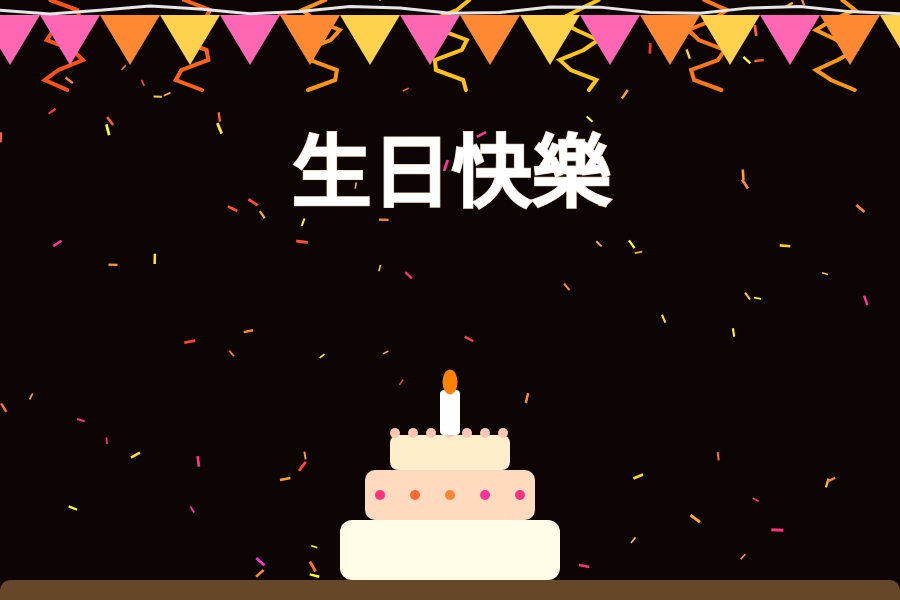
Frame 1 (no input)
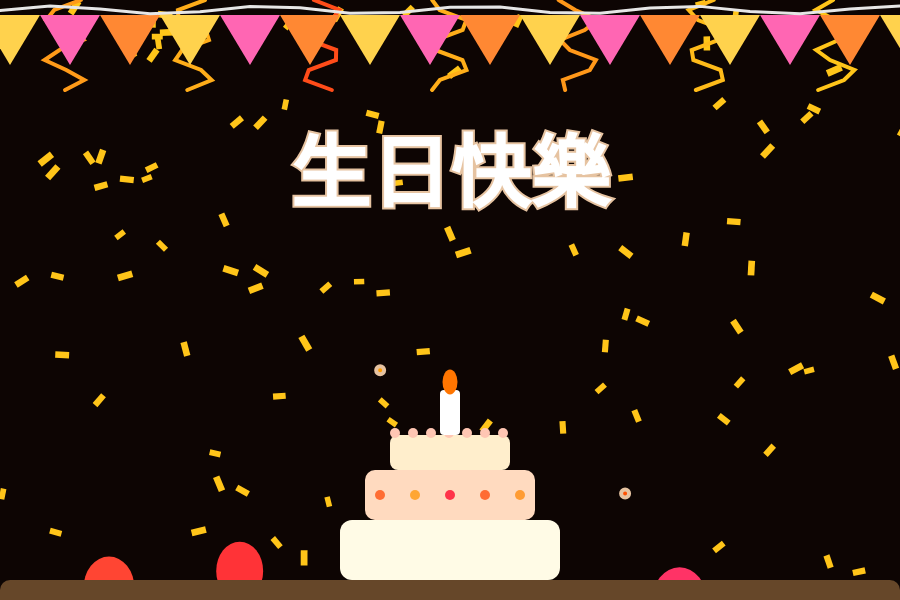
Frame 60 (no input)
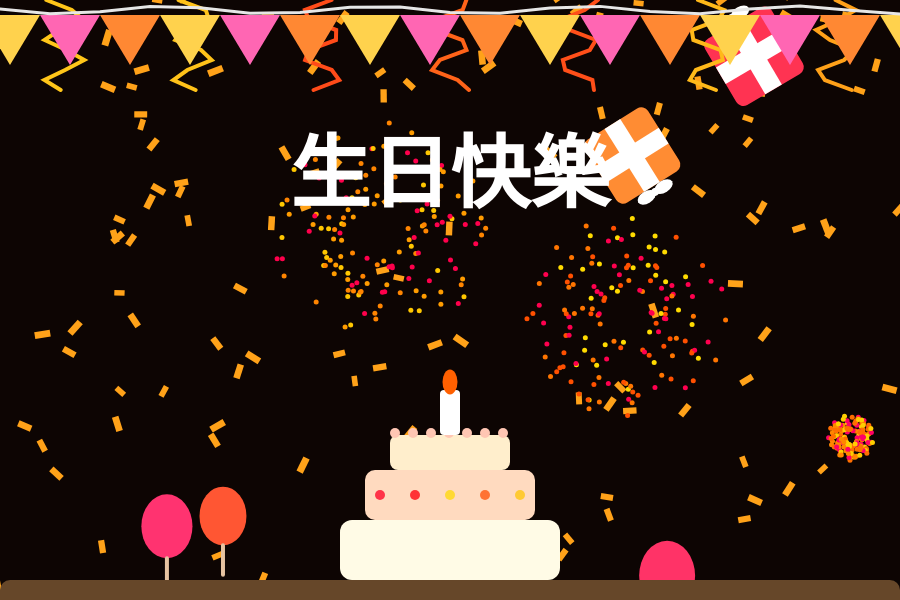
Frame 120 (the mouse pressed at the canvas centre since frame 60)

The p5.js sketch that drew these frames (run headless with seeded random() and noise() and a simulated clock; from frame 60 on, the mouse is pressed at the canvas centre):

// p5.js sketch
// ── sketch.js
let balloons = [];
let confetti = [];
let fireworks = [];
let ribbons = [];
let gifts = [];
let textGlow = 0;
let glowDir = 1;

let showEnglish = false;
let lastSwitchTime = 0;
let switchInterval = 3000;
let scrambleTime = 300;
let scrambling = false;
let scrambleStart = 0;
let displayText = "生日快樂";
const GLYPHS = "ABCDEFGHIJKLMNOPQRSTUVWXYZ0123456789!@#$%&*<>?|+-♥★☆※✦✧";


function setup() {
  createCanvas(900, 600);
  colorMode(HSB);
  textAlign(CENTER, CENTER);
  textSize(80);
  noStroke();

  for (let i = 0; i < 10; i++) balloons.push(new Balloon());
  for (let i = 0; i < 200; i++) confetti.push(new Confetti());
  for (let i = 0; i < 7; i++) ribbons.push(new Ribbon((i + 0.5) * (width / 7)));
}


function draw() {
  background(12, 80, 5);

  for (let c of confetti) { c.update(); c.display(); }

  for (let b of balloons) { b.update(); b.display(); }

  if (random() < 0.015) gifts.push(new Gift(random(width), random(-300, -50)));
  for (let i = gifts.length - 1; i >= 0; i--) {
    gifts[i].update();
    gifts[i].display();
    if (gifts[i].y > height - 55) gifts[i].land();
    if (gifts[i].offscreen()) gifts.splice(i, 1);
  }

  if (random() < 0.05) fireworks.push(new Firework());
  for (let i = fireworks.length - 1; i >= 0; i--) {
    fireworks[i].update(); fireworks[i].show();
    if (fireworks[i].done()) fireworks.splice(i, 1);
  }

  textGlow += glowDir * 2;
  if (textGlow > 50 || textGlow < 0) glowDir *= -1;
  fill(0, 0, 100, 255 - textGlow);
  textStyle(BOLD);

  if (!scrambling && millis() - lastSwitchTime > switchInterval) {
    showEnglish = !showEnglish;
    startScramble();
    lastSwitchTime = millis();
  }
  if (scrambling) updateScramble();

  text(displayText, width / 2, height / 2 - 120);

  drawCake(width / 2, height - 80);
  drawTable(width / 2, height - 20);

  for (let r of ribbons) r.display();

  drawTopBunting();
}


function drawTopBunting() {
  push();
  noStroke();
  let colors = [
    color(330, 60, 100),
    color(25, 80, 100),
    color(45, 70, 100),
  ];
  let yBase = 15;
  let triangleWidth = 60;
  let triangleHeight = 50;


  for (let x = -20; x < width + 60; x += triangleWidth) {
    let col = colors[(floor(x / triangleWidth) + frameCount / 20) % colors.length | 0];
    fill(col);
    triangle(
      x, yBase,
      x + triangleWidth / 2, yBase + triangleHeight,
      x + triangleWidth, yBase
    );
  }

  stroke(0, 0, 90);
  strokeWeight(3);
  noFill();
  beginShape();
  for (let x = 0; x <= width; x += 50) {
    let y = yBase - 5 + sin(x * 0.03 + frameCount * 0.05) * 4;
    vertex(x, y);
  }
  endShape();
  pop();
}



function startScramble() {
  scrambling = true;
  scrambleStart = millis();
}
function updateScramble() {
  let elapsed = millis() - scrambleStart;
  if (elapsed < scrambleTime) {
    let len = showEnglish ? 13 : 4;
    displayText = "";
    for (let i = 0; i < len; i++) {
      displayText += GLYPHS.charAt(floor(random(GLYPHS.length)));
    }
  } else {
    displayText = showEnglish ? "Happy Birthday" : "生日快樂";
    scrambling = false;
  }
}


class Gift {
  constructor(x, y) {
    this.x = x;
    this.y = y;
    this.size = random(50, 80);

    if (random() < 0.03) {
      this.isGold = true;

      this.hue = 50;
      this.sat = 80;
      this.bri = 110;

    } else {
      this.isGold = false;

      let warmColors = [
        random(330, 360),
        random(10, 25),
        random(25, 35),
      ];
      this.hue = random(warmColors);
      this.sat = 80;
      this.bri = 100;
    }

    this.angle = random(TWO_PI);

    if (random() < 0.05) {
      this.spin = random(-0.5, 0.5);
    } else {
      this.spin = random(-0.05, 0.05);
    }

    this.fallSpeed = random(2, 4);
    this.xSpeed = random(-1.5, 1.5);
    this.landed = false;
    this.bounceOffset = random(1000);
  }

  update() {
    if (!this.landed) {
      this.y += this.fallSpeed;
      this.x += this.xSpeed;
      this.angle += this.spin;
    } else {
      this.y = this.baseY + sin(frameCount * 0.25 + this.bounceOffset) * 2;
    }

    if (this.isGold) {
      this.bri = 90 + sin(frameCount * 0.15) * 10;
    }
  }

  display() {
    push();
    translate(this.x, this.y);
    rotate(this.angle);
    noStroke();

    fill(this.hue, this.sat, this.bri);
    rect(-this.size / 2, -this.size / 2, this.size, this.size, 8);

    fill(0, 0, 100);
    rect(-this.size / 8, -this.size / 2, this.size / 4, this.size);
    rect(-this.size / 2, -this.size / 8, this.size, this.size / 4);

    fill(0, 0, 100);
    let bowY = -this.size / 2 - 6;
    ellipse(-10, bowY, 20, 12);
    ellipse(10, bowY, 20, 12);
    ellipse(0, bowY, 8, 8);

    pop();
  }

  land() {
    if (!this.landed) {
      this.landed = true;
      this.angle = 0;
      this.baseY = height - 55;
    }
  }

  offscreen() {
    return this.x < -100 || this.x > width + 100;
  }
}


function drawCake(x, y) {
  push(); translate(x, y); noStroke();
  fill(50, 10, 100); rect(-110, 0, 220, 60, 12);
  fill(25, 25, 100); rect(-85, -50, 170, 50, 10);
  fill(40, 20, 100); rect(-60, -85, 120, 35, 8);
  fill(15, 30, 100); for (let i = -55; i <= 55; i += 18) ellipse(i, -87, 10, 10);
  for (let i = -70; i <= 70; i += 35) { fill(randomWarmHue(), 80, 100); ellipse(i, -25, 10); }
  fill(0, 0, 100); rect(-10, -130, 20, 45, 4);
  fill(random(20, 40), 100, 100); ellipse(0, -138, 15, 25);
  pop();
}


function drawTable(x, y) {
  push(); translate(x, y); noStroke();
  fill(30, 60, 40);
  rect(-450, 0, 900, 60, 10);
  pop();
}


class Ribbon {
  constructor(x) { this.x = x; this.waveOffset = random(1000); }
  display() {
    noFill(); strokeWeight(4);
    let hue = map(sin(frameCount * 0.02 + this.waveOffset), -1, 1, 10, 45);
    stroke(hue, 90, 100);
    beginShape();
    for (let y = 0; y < 100; y += 10) {
      let w = sin(y * 0.15 + frameCount * 0.05 + this.waveOffset) * 20;
      vertex(this.x + w, y);
    }
    endShape();
  }
}


class Balloon {
  constructor() {
    this.x = random(width);
    this.y = random(height, height + 200);
    this.size = random(40, 80);

    if (random() < 0.1) {
      this.isWhite = true;
      this.baseHue = 0;
    } else {
      this.isWhite = false;
      this.baseHue = randomWarmHue();
    }

    this.speed = random(0.4, 1.0);
    this.offset = random(1000);
  }

  update() {
    this.y -= this.speed + sin(frameCount * 0.02 + this.offset) * 0.2;
    this.x += sin(frameCount * 0.015 + this.offset) * 1.0;

    if (this.y < -this.size) {
      this.y = random(height + 100, height + 300);
      this.x = random(width);
    }
  }

  display() {
    let hueShift = map(sin(frameCount * 0.03 + this.offset), -1, 1, -15, 15);
    let hueNow = (this.baseHue + hueShift + 360) % 360;

    noStroke();

    if (this.isWhite) {
      fill(0, 0, 100);
    } else {
      fill(hueNow, 80, 100);
    }

    ellipse(this.x, this.y, this.size * 0.8, this.size);
    stroke(30, 30, 90);
    line(this.x, this.y + this.size / 2, this.x, this.y + this.size);
  }
}


class Confetti {
  constructor() {
    this.x = random(width); this.y = random(-height, height);
    this.size = random(3, 6); this.baseHue = randomWarmHue();
    this.speed = random(1, 3); this.angle = random(TWO_PI);
    this.spin = random(-0.08, 0.08); this.offset = random(1000);
  }
  update() {
    this.y += this.speed; this.angle += this.spin; this.x += sin(this.angle) * 0.5;
    if (this.y > height + 10) { this.y = random(-100, -10); this.x = random(width); this.baseHue = randomWarmHue(); }
  }
  display() {
    let hueShift = map(sin(frameCount * 0.04 + this.offset), -1, 1, -20, 20);
    let hueNow = (this.baseHue + hueShift + 360) % 360;
    push(); translate(this.x, this.y); rotate(this.angle);
    fill(hueNow, 80, 100); rect(0, 0, this.size * 2, this.size / 2); pop();
  }
}


class Firework {
  constructor() {
    this.x = random(width); this.y = height;
    this.hues = [random(15,40), random(330,360), random(45,55), random(25,35)];
    this.particles = []; this.exploded = false; this.speed = random(8,14);
  }
  update() {
    if (!this.exploded) {
      this.y -= this.speed; this.speed -= 0.25;
      if (this.speed <= 0) {
        this.exploded = true;
        for (let i = 0; i < 150; i++) {
          let hue = random(this.hues);
          this.particles.push(new Particle(this.x, this.y, hue));
        }
      }
    }
    for (let p of this.particles) p.update();
  }
  show() {
    if (!this.exploded) { fill(this.hues[0], 100, 100); ellipse(this.x, this.y, 8); }
    for (let p of this.particles) p.show();
  }
  done() { return this.exploded && this.particles.every(p => p.lifespan < 0); }
}
class Particle {
  constructor(x, y, hue) {
    this.pos = createVector(x, y);
    this.vel = p5.Vector.random2D().mult(random(2, 8));
    this.lifespan = 255; this.hue = hue;
  }
  update() { this.pos.add(this.vel); this.vel.mult(0.94); this.lifespan -= 3; }
  show() { noStroke(); fill(this.hue, 100, 100, this.lifespan); ellipse(this.pos.x, this.pos.y, 5); }
}


function randomWarmHue() { let ranges = [random(330,360), random(15,35), random(40,55)]; return random(ranges); }
